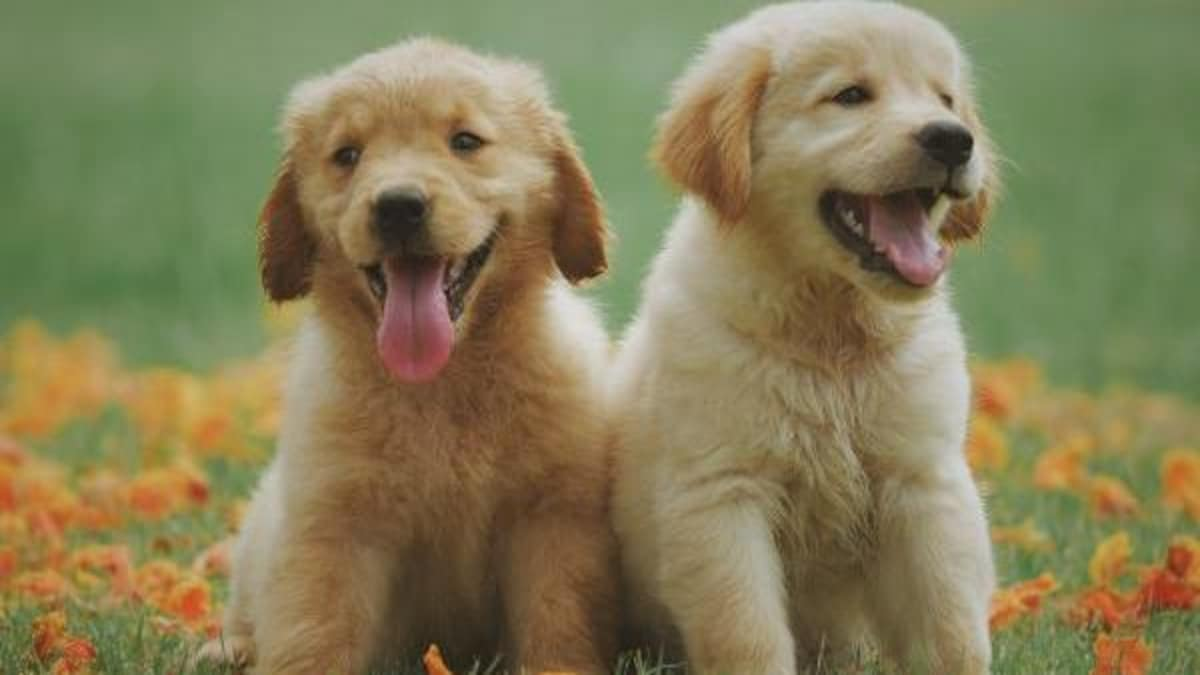
#> input picture dog.jpg, 1200 x 675 px
$ python ascii.py dog.jpg out.png
#> lines starting #> are read from the running program, lines starting #| are printed output that depends on the picture
from math import floor
from time import time
from PIL import Image, ImageDraw, ImageFont
import sys


if len(sys.argv) != 3:
    sys.exit("Usage: python ascii.py INPUT_FILE OUTPUT_FILE")

input_file = sys.argv[1]
output_file = sys.argv[2]


ASCII_CHARS = {
    0: "@",
    1: "#",
    2: "S",
    3: "%",
    4: "?",
    5: "*",
    6: "+",
    7: ";",
    8: ":",
    9: ",",
    10: ".",
    11: " "
}

sub_part = len(ASCII_CHARS)/255

# normal value of scalar_factor is 0.3
# config for concentrated image
# scalar_factor = 0.6    # 0.6 <= scalar_factor <= 1
# font_width = 2
# font_height = 6

# config for light image
scalar_factor = 0.2      # decrease to less than or equal to 0.1 if size of image is large
font_width = 5          # you can change this value on your use(between 5 and 25)
font_height = 5         # you can change this value on your use (try to keep it same as font_width)

# for adding different fonts
# font = ImageFont.truetype("ARIAL.TTF", 15)

def import_image(input_file):
#> called with input_file = 'dog.jpg'
    try:
        im = Image.open(input_file)
#> im is the input picture: PIL image 1200x675 RGB; mean R, G, B 132.9, 125.5, 86.9
        return im
    except Exception as error:
        print("Provide proper name or extension of input file")
        print(error)
        sys.exit(1)


def greyify_and_resize(im):
    im = im.convert('L')
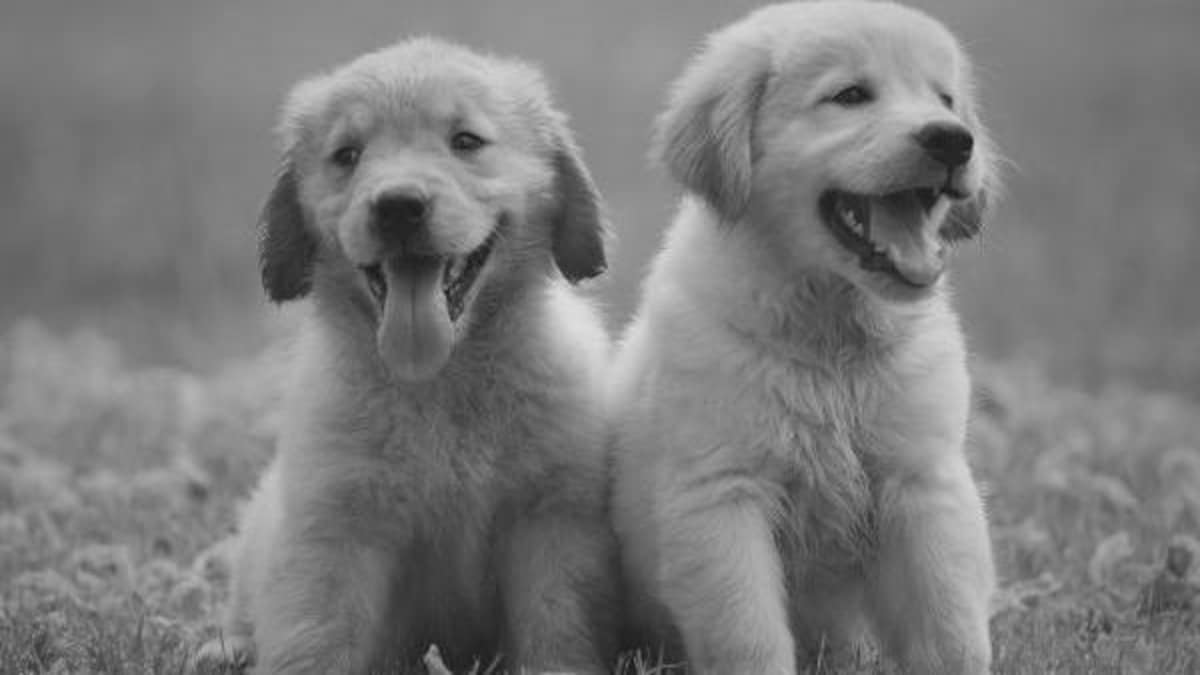
#> im: PIL image 1200x675 L; min 22, max 223, mean 123.3
    width = im.width
#> width = 1200
    height = im.height
#> height = 675
    return im.resize((int(width*scalar_factor), int(height*scalar_factor*(font_width/font_height))))


def create_new_image(im):
    width = im.width
#> width = 240
    height = im.height
#> height = 135

    output_img = Image.new(mode='L', size=(width*font_width, height*font_height), color=(255))
#> output_img: PIL image 1200x675 L; every value is 255
    return output_img


def pixel_to_ascii(rgb):
    if rgb == 255:
        return ASCII_CHARS[len(ASCII_CHARS)-1]
    return ASCII_CHARS[floor(sub_part*rgb)]

def save_image(new_image):
    try:
        new_image.save(output_file)

    except Exception as error:
        print("Provide proper name or extension of Output file")
        print(error)
        sys.exit(1)


def main():
    t1 = time()*1000

    im = import_image(input_file)
    im = greyify_and_resize(im)

    new_image = create_new_image(im)
    d = ImageDraw.Draw(new_image)

    height = im.height
#> height = 135
    width = im.width
#> width = 240
    print(width, height)
#| 240 135

    for i in range(height):
        for j in range(width):

            rgb = im.getpixel((j,i))

            char = pixel_to_ascii(rgb)

            d.text((j*font_width, i*font_height), char, fill=(0))

    save_image(new_image)
#> in save_image, `new_image.save(output_file)`:
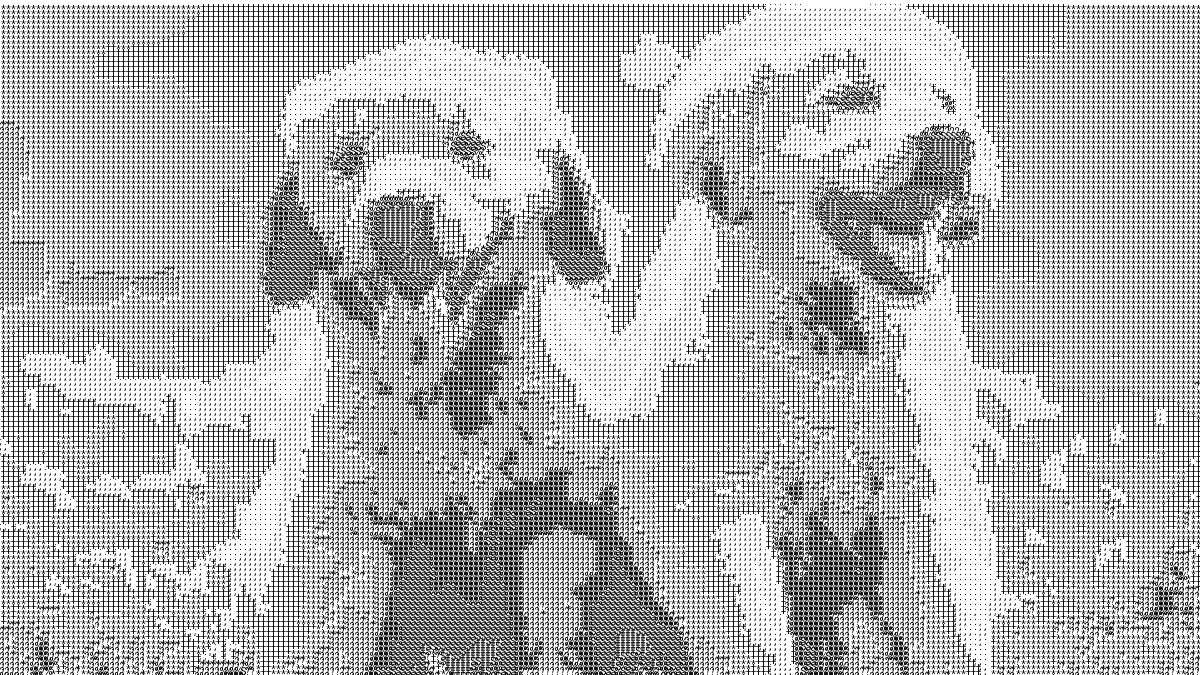
#> saved as out.png: PIL image 1200x675 L; min 0, max 255, mean 182.2
    im.close()

    t2 = time()*1000
    print(f"Total time taken {(t2-t1)/1000}s")


if __name__ == '__main__':
    main()
